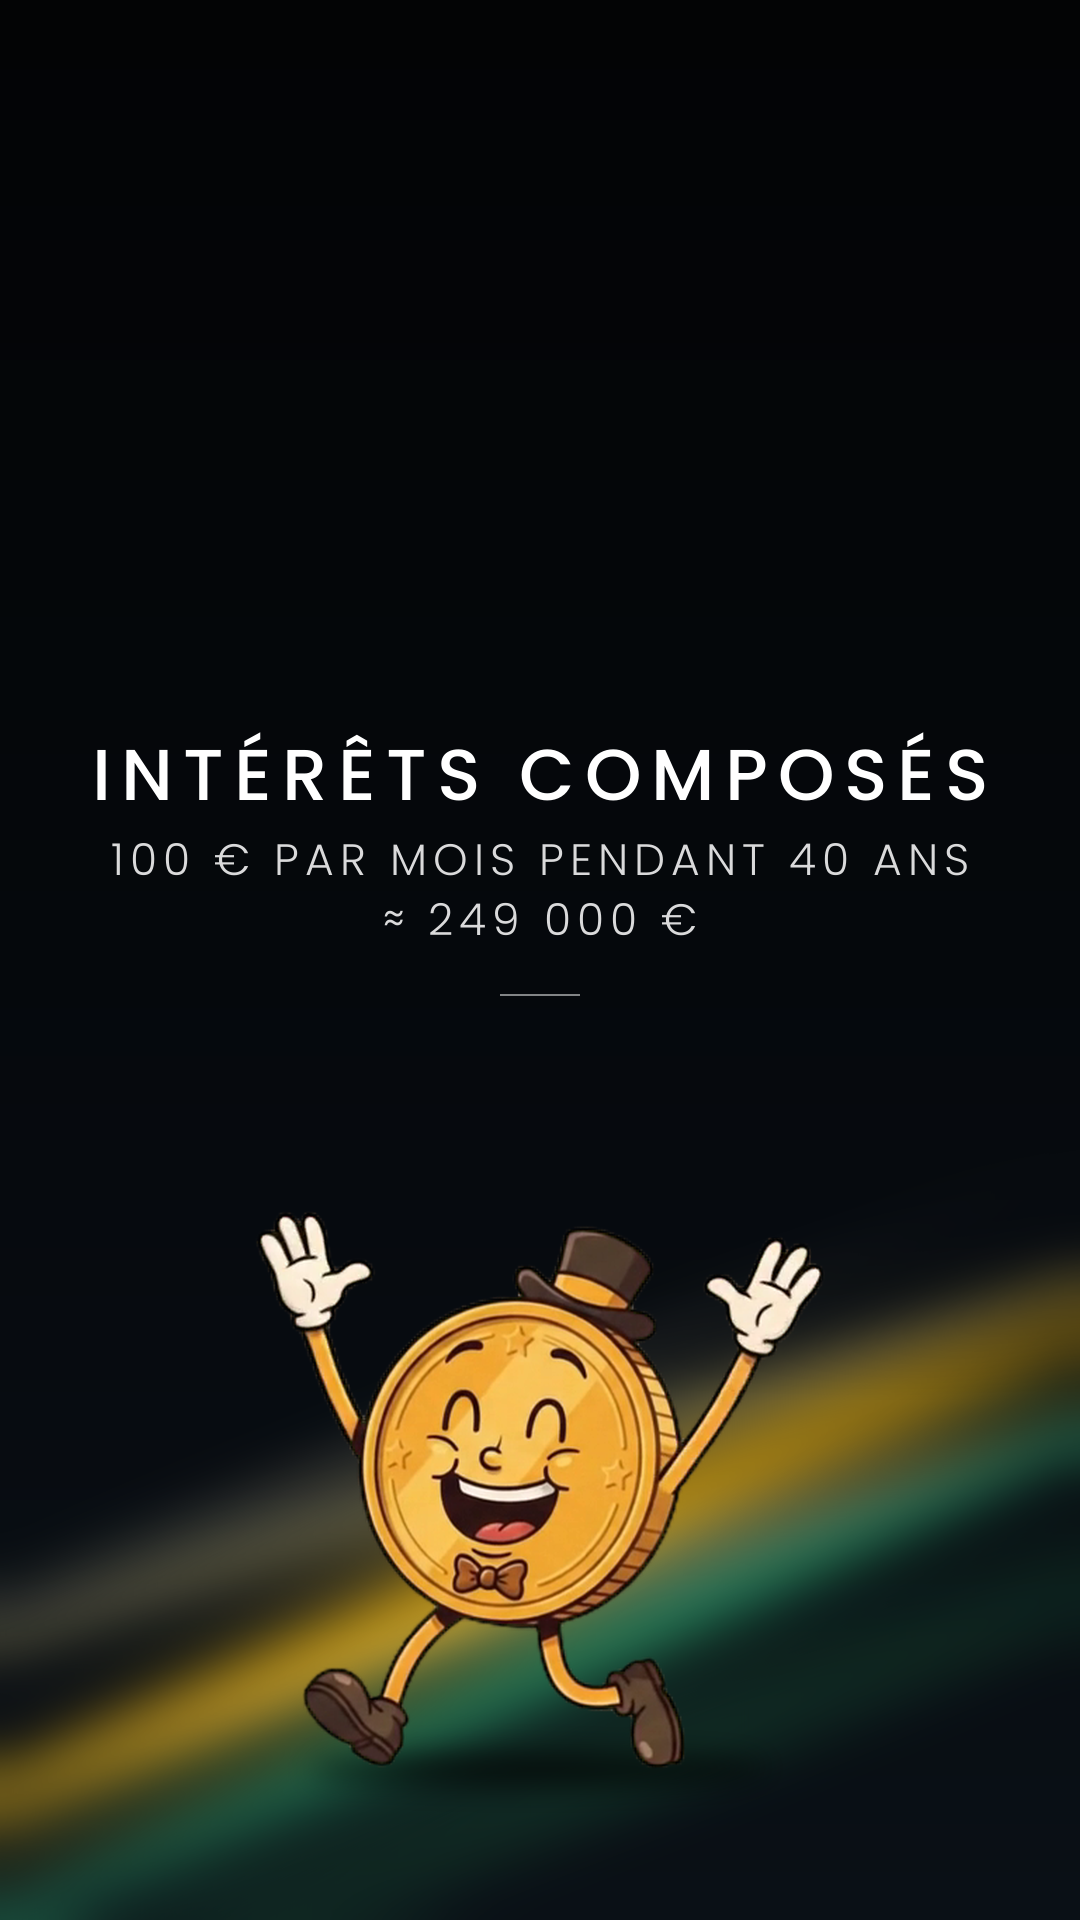

Generate this figure with Python:
"""Couverture Intérêts composés, DA historique de la ligne fil rouge : fond noir, rubans de lumière aux couleurs du sujet (or, vert, jaune),
nom épuré + « Et toi, tu achètes ? », Mister Coin classique qui saute de joie (image 140 du clip joie, détourée). Sujet « utile » : pas de « Et toi, tu achètes ? »."""
import cairo, math, numpy as np, sys, os
HERE = os.path.dirname(os.path.abspath(__file__)); ROOT = os.path.abspath(os.path.join(HERE, '..', '..'))
sys.path.insert(0, f'{ROOT}/lib'); sys.path.insert(0, f'{ROOT}/mister_coin')
from PIL import Image, ImageFilter, ImageDraw
import cards_lib as cards
from cards_lib import W, H, hx
def bg(c):
    g = cairo.LinearGradient(0, 0, 0, H); g.add_color_stop_rgb(0, *hx('030405')[:3]); g.add_color_stop_rgb(.5, *hx('05080C')[:3]); g.add_color_stop_rgb(1, *hx('0A1016')[:3]); c.set_source(g); c.paint()
    lay = cairo.ImageSurface(cairo.FORMAT_ARGB32, W, H); k = cairo.Context(lay); k.set_operator(cairo.OPERATOR_ADD)
    for (x, y, rx, ry, colr, a) in ((540, 1560, 1150, 70, 'F5B400', .95), (600, 1650, 1100, 45, '2DB36F', .9), (470, 1480, 1000, 38, 'FFE58A', .6),
                                    (640, 1760, 1200, 80, '0E3B1F', .6), (560, 1600, 700, 16, 'FFFFFF', .6), (430, 1420, 900, 24, 'FFF3C4', .3)):
        k.save(); k.translate(x, y); k.rotate(-0.42+0.04*((x//10) % 3)); k.scale(rx, ry)
        r = cairo.RadialGradient(0, 0, 0, 0, 0, 1); r.add_color_stop_rgba(0, *hx(colr, a)); r.add_color_stop_rgba(1, *hx(colr, 0)); k.set_source(r); k.arc(0, 0, 1, 0, 2*math.pi); k.fill(); k.restore()
    lay.flush(); im = Image.frombuffer('RGBA', (W, H), bytes(lay.get_data()), 'raw', 'BGRa', lay.get_stride(), 1).filter(ImageFilter.GaussianBlur(28))
    arr = np.asarray(im).astype(np.float32); fade = np.clip((np.arange(H)-700)/700, 0, 1)[:, None, None]; arr[..., :3] *= fade; arr[..., 3] *= fade[..., 0]
    b = Image.fromarray(arr.astype(np.uint8), 'RGBA').tobytes('raw', 'BGRa'); src = cairo.ImageSurface.create_for_data(bytearray(b), cairo.FORMAT_ARGB32, W, H)
    c.set_operator(cairo.OPERATOR_ADD); c.set_source_surface(src); c.paint(); c.set_operator(cairo.OPERATOR_OVER)
cards.bg = bg
_put = cards.put
cards.put = lambda c, s_, *a, **k: None if s_ == "Et toi, tu achètes ?" else _put(c, s_, *a, **k)
import veo_coin as VC
for slot, name in ((False, 'couverture.png'), (True, 'couverture_emplacement_logo.png')):
    path = f'{HERE}/{name}'; cards.card("INTÉRÊTS COMPOSÉS", slot, path, sub=("100 € PAR MOIS PENDANT 40 ANS", "≈ 249 000 €"))
    if slot: continue
    im = Image.open(path).convert('RGBA')
    a, m = VC._key(np.asarray(Image.open(f"{HERE}/decors/coin_joie_couverture.png").convert("RGB")))
    ch = Image.fromarray(np.clip(a, 0, 255).astype(np.uint8)).convert("RGBA"); ch.putalpha(Image.fromarray((m*255).astype(np.uint8))); ch = ch.crop(ch.getbbox())
    h = 560; ch = ch.resize((int(ch.width*h/ch.height), h), Image.LANCZOS); cx, feet = 540, 1770
    sh = Image.new('L', (W, H), 0); ImageDraw.Draw(sh).ellipse((cx-ch.width*.4, feet-16, cx+ch.width*.4, feet+14), fill=170)
    im.paste((0, 0, 0, 255), (0, 0), sh.filter(ImageFilter.GaussianBlur(14)))
    im.alpha_composite(ch, (int(cx-ch.width/2), feet-h)); im.convert('RGB').save(path)
